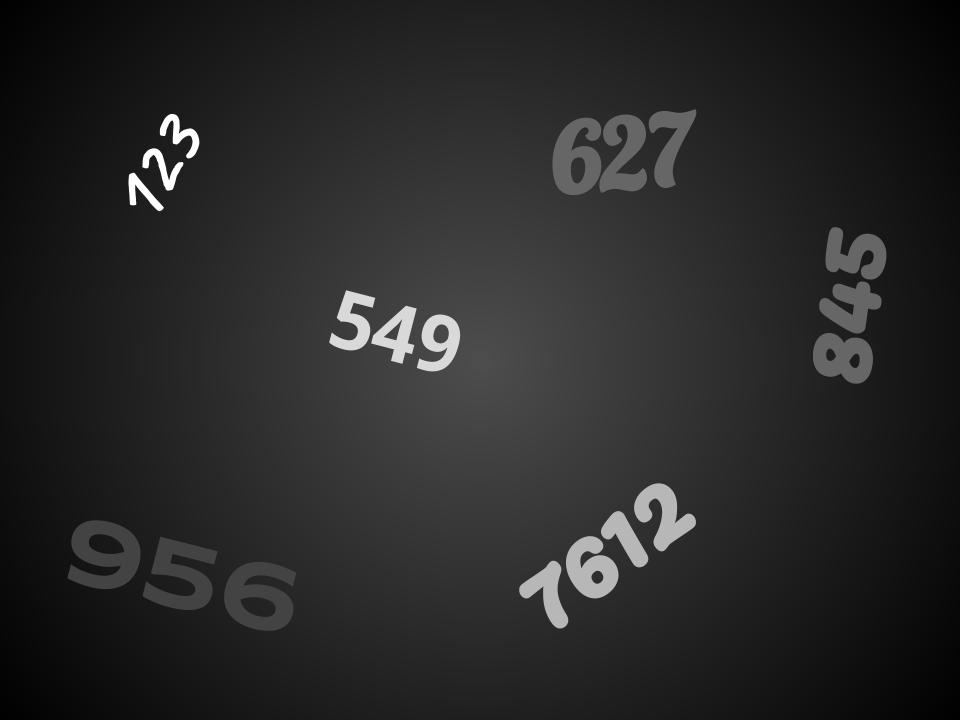
#> input picture Assignment1/numbers.jpg, 960 x 720 px, found by its file name
$ python Thresholding.py
#> lines starting #> are read from the running program, lines starting #| are printed output that depends on the picture; after the words box and inside, x2 and y2 are one past the last pixel; in counts of white or black regions, pixels touching at a corner belong together
import cv2
import matplotlib.pyplot as plt
import numpy as np

image_path = "./numbers.jpg"
img = cv2.imread(image_path)
#> img is the input picture: shape (720, 960, 3); min 0, max 255, mean 40
#height, width, thick = img.shape

# conver to grayscale
img_gray = cv2.cvtColor(img, cv2.COLOR_BGR2GRAY)
height, width = img_gray.shape
#> height = 720; width = 960

THRESHOLDS = [55, 90, 150]

# Create placeholder matrix for the outputs
imgs_thres = [0, 0, 0]
for i in range(3):
    imgs_thres[i] = np.zeros((height, width), dtype=np.uint8)

# same operation w/o loops
ret1, img_thres1 = cv2.threshold(img_gray, THRESHOLDS[0], 255, cv2.THRESH_BINARY)
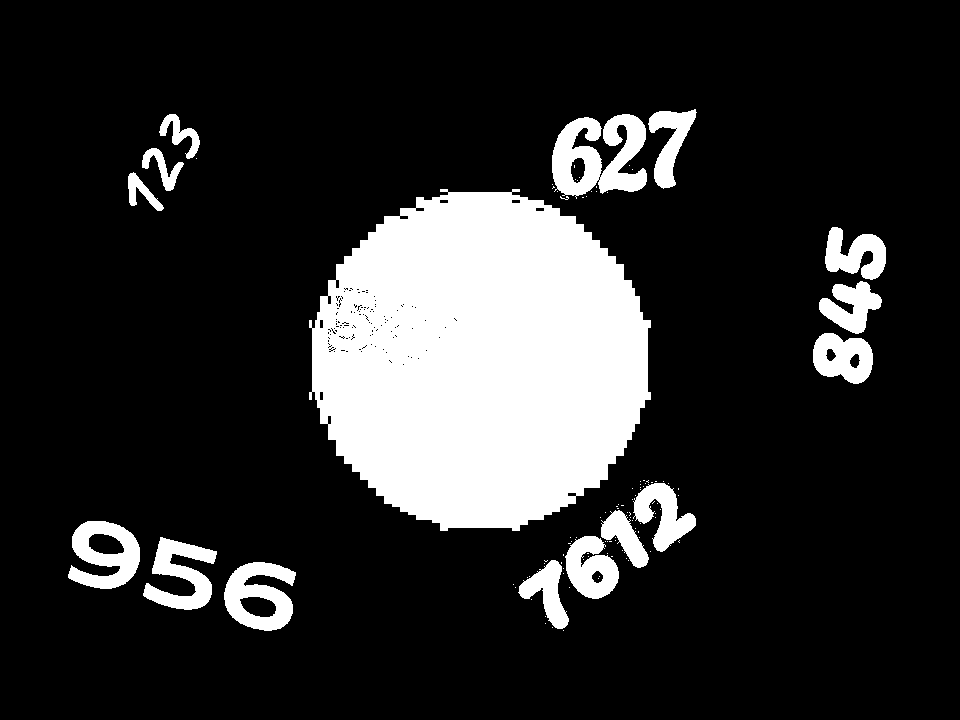
#> img_thres1: shape (720, 960); 17.4% white; 106 white regions (90 under 20 px), largest, box (x1, y1, x2, y2) and area: (309, 189, 651, 531) 89499, (552, 114, 647, 199) 4962, (224, 562, 296, 631) 2953
#> ret1 = 55
ret2, img_thres2 = cv2.threshold(img_gray, THRESHOLDS[1], 255, cv2.THRESH_BINARY)
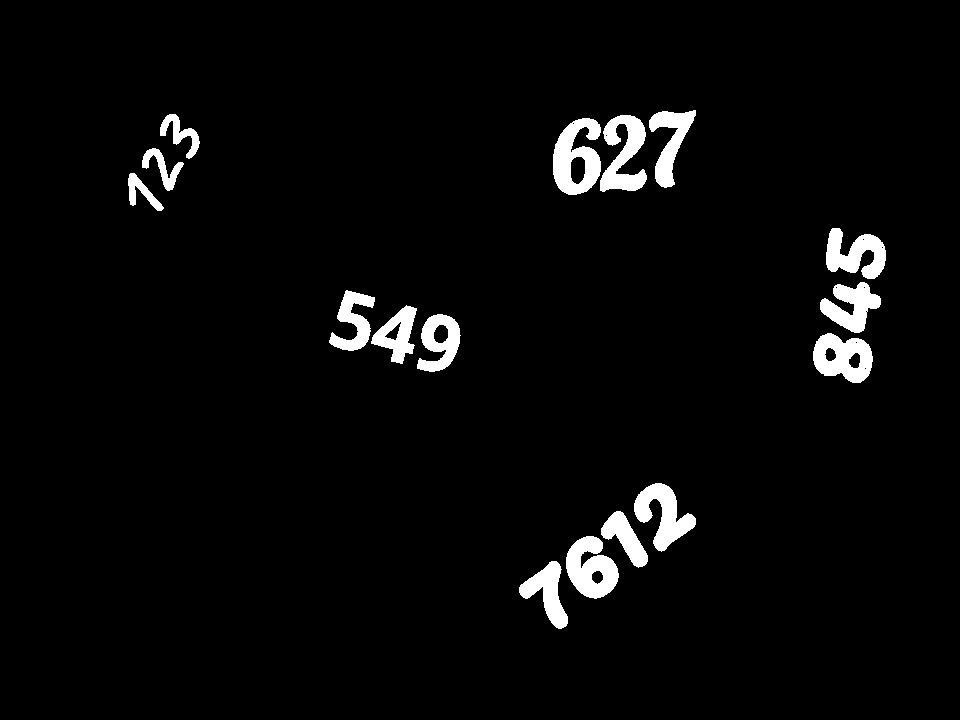
#> img_thres2: shape (720, 960); 3.5% white; 16 white regions, largest, box (x1, y1, x2, y2) and area: (553, 118, 601, 195) 2326, (566, 536, 619, 599) 2133, (600, 115, 647, 192) 2030
#> ret2 = 90
ret3, img_thres3 = cv2.threshold(img_gray, THRESHOLDS[2], 255, cv2.THRESH_BINARY)
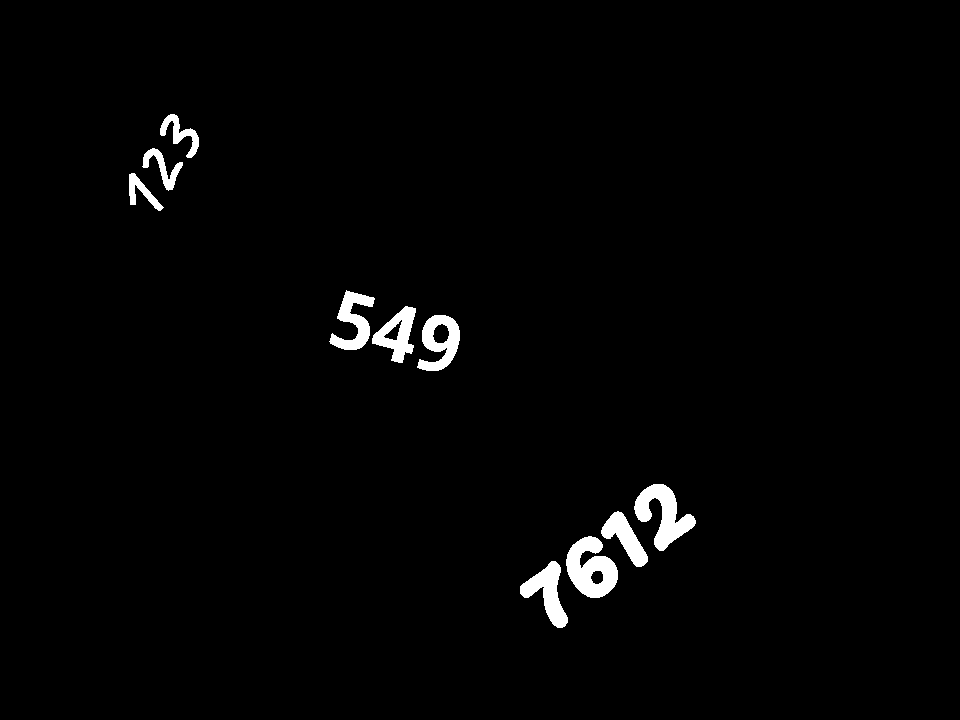
#> img_thres3: shape (720, 960); 1.7% white; 10 white regions, largest, box (x1, y1, x2, y2) and area: (566, 536, 618, 598) 1998, (634, 484, 696, 551) 1880, (520, 561, 568, 628) 1397
#> ret3 = 150

# display
plt.subplot(141), plt.imshow(img_gray, cmap='gray')
plt.title("Grayscale Image"), plt.xticks([]), plt.yticks([])
plt.subplot(142), plt.imshow(img_thres1, cmap='gray')
plt.title("Threshold = 55"), plt.xticks([]), plt.yticks([])
plt.subplot(143), plt.imshow(img_thres2, cmap='gray')
plt.title("Threshold = 90"), plt.xticks([]), plt.yticks([])
plt.subplot(144), plt.imshow(img_thres3, cmap='gray')
plt.title("Threshold = 150"), plt.xticks([]), plt.yticks([])
plt.show()
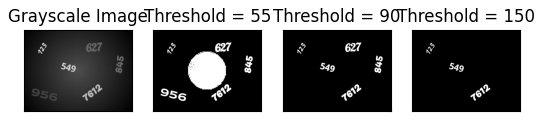
#> figure drawn by matplotlib, 4 panels
